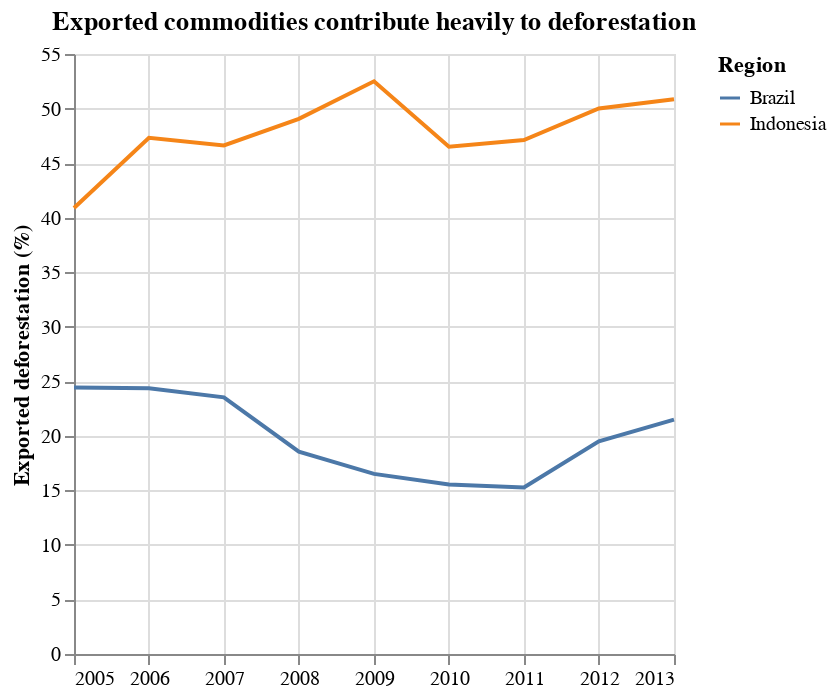

Notebook source saved alongside this figure:
### Code cell
deforestation_exported = pd.read_csv('https://raw.githubusercontent.com/UBC-MDS/exploratory-data-viz/main/chapters/en/slides/module6/data/share-deforestation-exported.csv',
                                    parse_dates=['Year'])
title='Exported commodities contribute heavily to deforestation'
alt.Chart(deforestation_exported, title=title).mark_line().encode(
    alt.X('Year', title=''),
    alt.Y('share_deforestation_exported', title='Exported deforestation (%)'),
    color='Region')

### Figure 1 — Vega-Lite specification as saved in the notebook (floating-point values rounded to 4 significant figures)
{"config": {"view": {"continuousWidth": 300, "continuousHeight": 300}}, "data": {"name": "data-78a2b865bcc53043402e911f353d6080"}, "mark": {"type": "line"}, "encoding": {"color": {"field": "Region", "type": "nominal"}, "x": {"field": "Year", "title": "", "type": "temporal"}, "y": {"field": "share_deforestation_exported", "title": "Exported deforestation (%)", "type": "quantitative"}}, "title": "Exported commodities contribute heavily to deforestation", "$schema": "https://vega.github.io/schema/vega-lite/v5.8.0.json", "datasets": {"data-78a2b865bcc53043402e911f353d6080": [{"Region": "Brazil", "Code": "BRA", "Year": "2005-01-01T00:00:00", "share_deforestation_exported": 24.42}, {"Region": "Brazil", "Code": "BRA", "Year": "2006-01-01T00:00:00", "share_deforestation_exported": 24.35}, {"Region": "Brazil", "Code": "BRA", "Year": "2007-01-01T00:00:00", "share_deforestation_exported": 23.52}, {"Region": "Brazil", "Code": "BRA", "Year": "2008-01-01T00:00:00", "share_deforestation_exported": 18.54}, {"Region": "Brazil", "Code": "BRA", "Year": "2009-01-01T00:00:00", "share_deforestation_exported": 16.51}, {"Region": "Brazil", "Code": "BRA", "Year": "2010-01-01T00:00:00", "share_deforestation_exported": 15.54}, {"Region": "Brazil", "Code": "BRA", "Year": "2011-01-01T00:00:00", "share_deforestation_exported": 15.27}, {"Region": "Brazil", "Code": "BRA", "Year": "2012-01-01T00:00:00", "share_deforestation_exported": 19.5}, {"Region": "Brazil", "Code": "BRA", "Year": "2013-01-01T00:00:00", "share_deforestation_exported": 21.48}, {"Region": "Indonesia", "Code": "IDN", "Year": "2005-01-01T00:00:00", "share_deforestation_exported": 40.89}, {"Region": "Indonesia", "Code": "IDN", "Year": "2006-01-01T00:00:00", "share_deforestation_exported": 47.31}, {"Region": "Indonesia", "Code": "IDN", "Year": "2007-01-01T00:00:00", "share_deforestation_exported": 46.62}, {"Region": "Indonesia", "Code": "IDN", "Year": "2008-01-01T00:00:00", "share_deforestation_exported": 49.05}, {"Region": "Indonesia", "Code": "IDN", "Year": "2009-01-01T00:00:00", "share_deforestation_exported": 52.5}, {"Region": "Indonesia", "Code": "IDN", "Year": "2010-01-01T00:00:00", "share_deforestation_exported": 46.51}, {"Region": "Indonesia", "Code": "IDN", "Year": "2011-01-01T00:00:00", "share_deforestation_exported": 47.11}, {"Region": "Indonesia", "Code": "IDN", "Year": "2012-01-01T00:00:00", "share_deforestation_exported": 50.01}, {"Region": "Indonesia", "Code": "IDN", "Year": "2013-01-01T00:00:00", "share_deforestation_exported": 50.84}]}}
